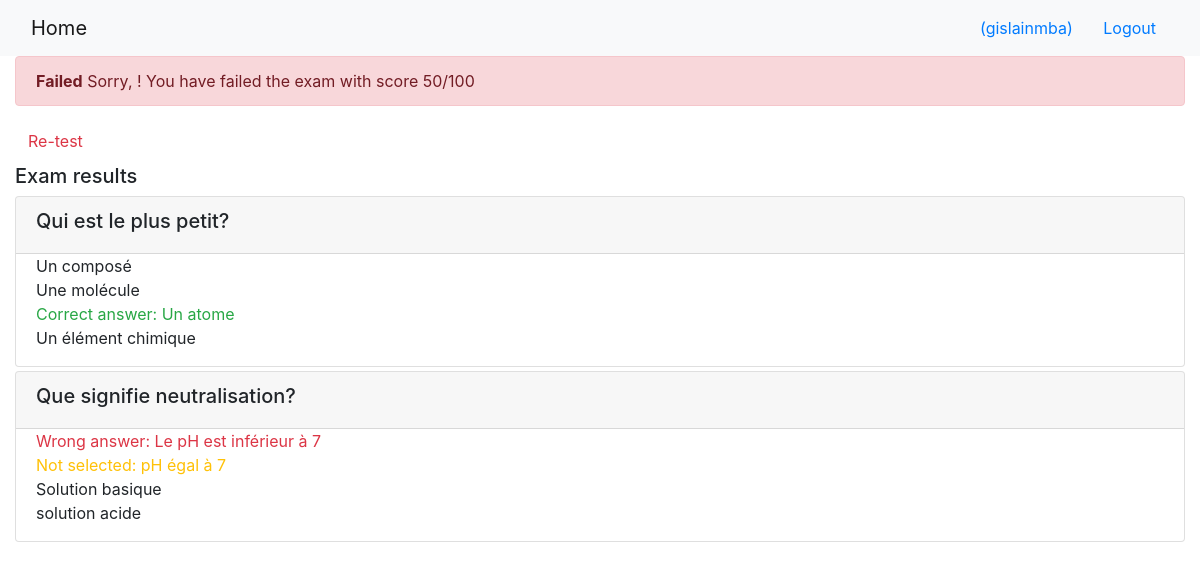
The page /onlinecourse/course/1/submission/1/result/ (signed in) on the database its author committed.
### onlinecourse/models.py (models this page shows, shortened)
class Question(models.Model):
    course = models.ForeignKey(Course, on_delete=models.CASCADE)
    lesson_id = models.ForeignKey(Lesson, on_delete=models.CASCADE)
    gradePoint = models.IntegerField(default=2)
    questionContent = models.CharField(max_length=35)

class Choice(models.Model):
    question_id = models.ForeignKey(Question, on_delete=models.CASCADE, default="")
    choice_text = models.CharField(max_length=35)
    is_correct = models.BooleanField()

### onlinecourse/views.py (the view)
# urls.py: path('course/<int:course_id>/submission/<int:submission_id>/result/', views.show_exam_result, name='show_exam_result'),
def show_exam_result(request, course_id, submission_id):
    context = {}
    course = get_object_or_404(Course, pk=course_id)
    submission = Submission.objects.get(id=submission_id)
    choices = submission.choices.all()
    total_score = 0
    for choice in choices:
        if choice.is_correct:
            total_score += choice.question_id.gradePoint
    context['course'] = course
    context['gradePoint'] = total_score
    context['choices'] = choices
    return render(request, 'onlinecourse/exam_result_bootstrap.html', context)

### onlinecourse/templates/onlinecourse/exam_result_bootstrap.html (shortened to what this page needs)
<!DOCTYPE html>
<html lang="en">
<head>
    {% load static %}
    <link rel="stylesheet" href="https://maxcdn.bootstrapcdn.com/bootstrap/4.5.2/css/bootstrap.min.css">
</head>
<body>
 <nav class="navbar navbar-light bg-light">
    <div class="container-fluid">
        <div class="navbar-header">
              <a class="navbar-brand" href="{% url 'onlinecourse:index' %}">Home</a>
        </div>
        <ul class="nav navbar-nav navbar-right">
            {% if user.is_authenticated %}
            <li>
                <a class="btn btn-link" href="#">{{ user.first_name }}({{ user.username }})</a>
                <a class="btn btn-link" href="{% url 'onlinecourse:logout' %}">Logout</a>
            </li>
            {% endif %}
        </ul>
    </div>
</nav>
<div class="container-fluid">
    {% if gradePoint > 80 %}
    <div class="alert alert-success">
        <b>Congratulations, {{ user.first_name }}!</b> You have passed the exam and completed the course with a score of {{ gradePoint }}/100
    </div>
        {% else %}
        <div class="alert alert-danger">
            <b>Failed</b> Sorry, {{ user.first_name }}! You have failed the exam with score {{ gradePoint }}/100
        </div>
        <a class="btn btn-link text-danger" href="{% url 'onlinecourse:course_details' course.id %}">Re-test</a>
        {% endif %}
        <div class="card-columns-vertical mt-1">
        <h5 class="">Exam results</h5>
        {% for question in course.question_set.all %}
        <div class="card mt-1">
            <div class="card-header"><h5>{{ question.questionContent }}</h5></div>
               <div class="form-group">
                   {% for choice in question.choice_set.all %}
                   <div class="form-check">
                       {% if choice.is_correct and choice in choices %}
                       <div class="text-success">Correct answer: {{ choice.choice_text }}</div>
                       {% else %}{% if choice.is_correct and not choice in choices %}
                       <div class="text-warning">Not selected: {{ choice.choice_text }}</div>
                       {% else %}{% if not choice.is_correct and choice in choices %}
                       <div class="text-danger">Wrong answer: {{ choice.choice_text }}</div>
                       {% else %}
                       <div>{{ choice.choice_text }}</div>
                       {% endif %}{% endif %}{% endif %}
                   </div>
                   {% endfor %}
               </div>
           </div>
           {% endfor %}
        </div>
    </div>
</body>
</html>

### rows shown on the page
Question: questionContent "Qui est le plus petit?"
Choice: choice_text "Un composé"
Choice: choice_text "Une molécule"
Choice: choice_text "Un atome"
Choice: choice_text "Un élément chimique"
Question: questionContent "Que signifie neutralisation?"
Choice: choice_text "Le pH est inférieur à 7"
Choice: choice_text "pH égal à 7"
Choice: choice_text "Solution basique"
Choice: choice_text "solution acide"

### other values the page prints
{{ user.username }} "gislainmba"
{{ gradePoint }} "50"
